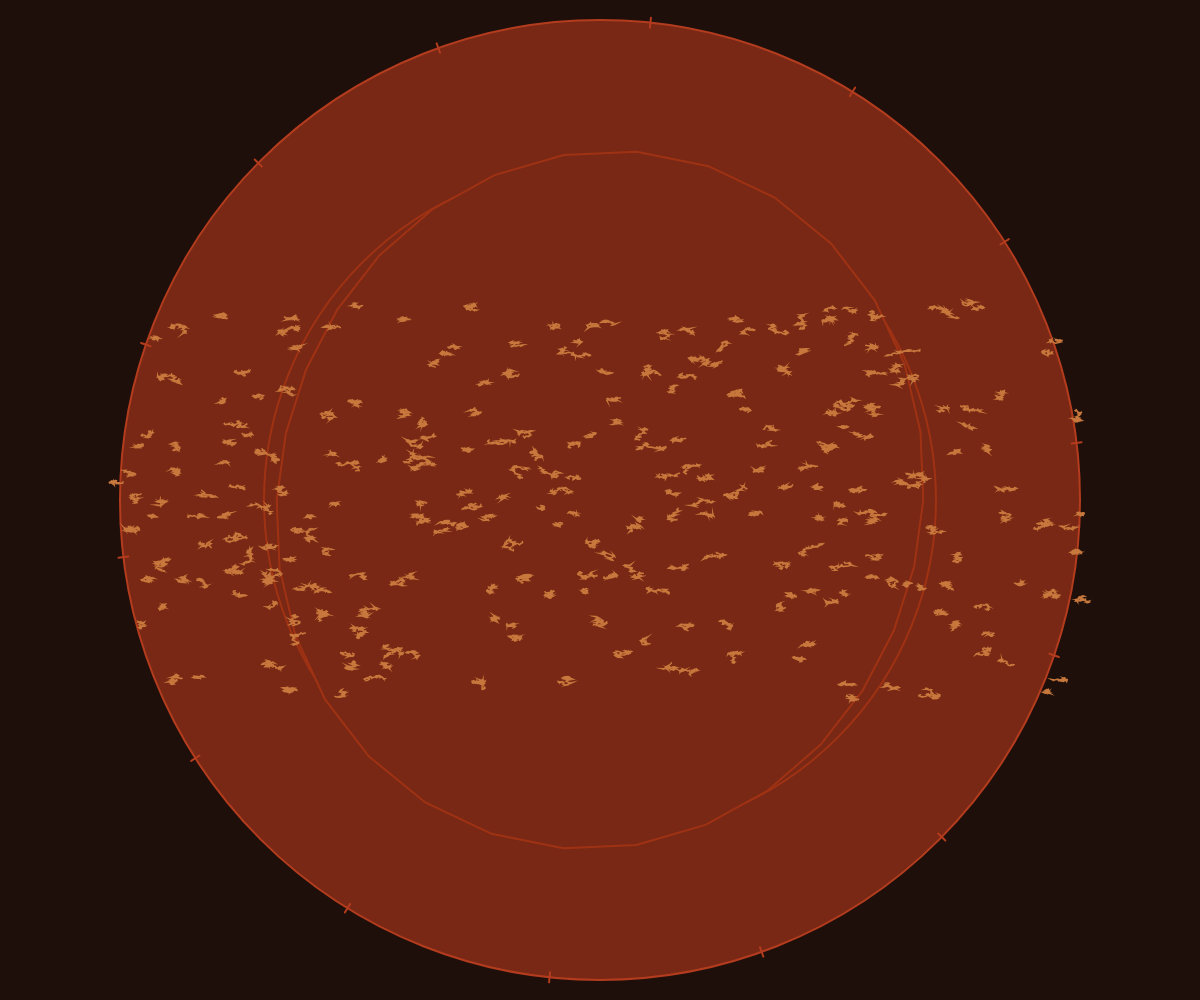
Frame 1 (no input)
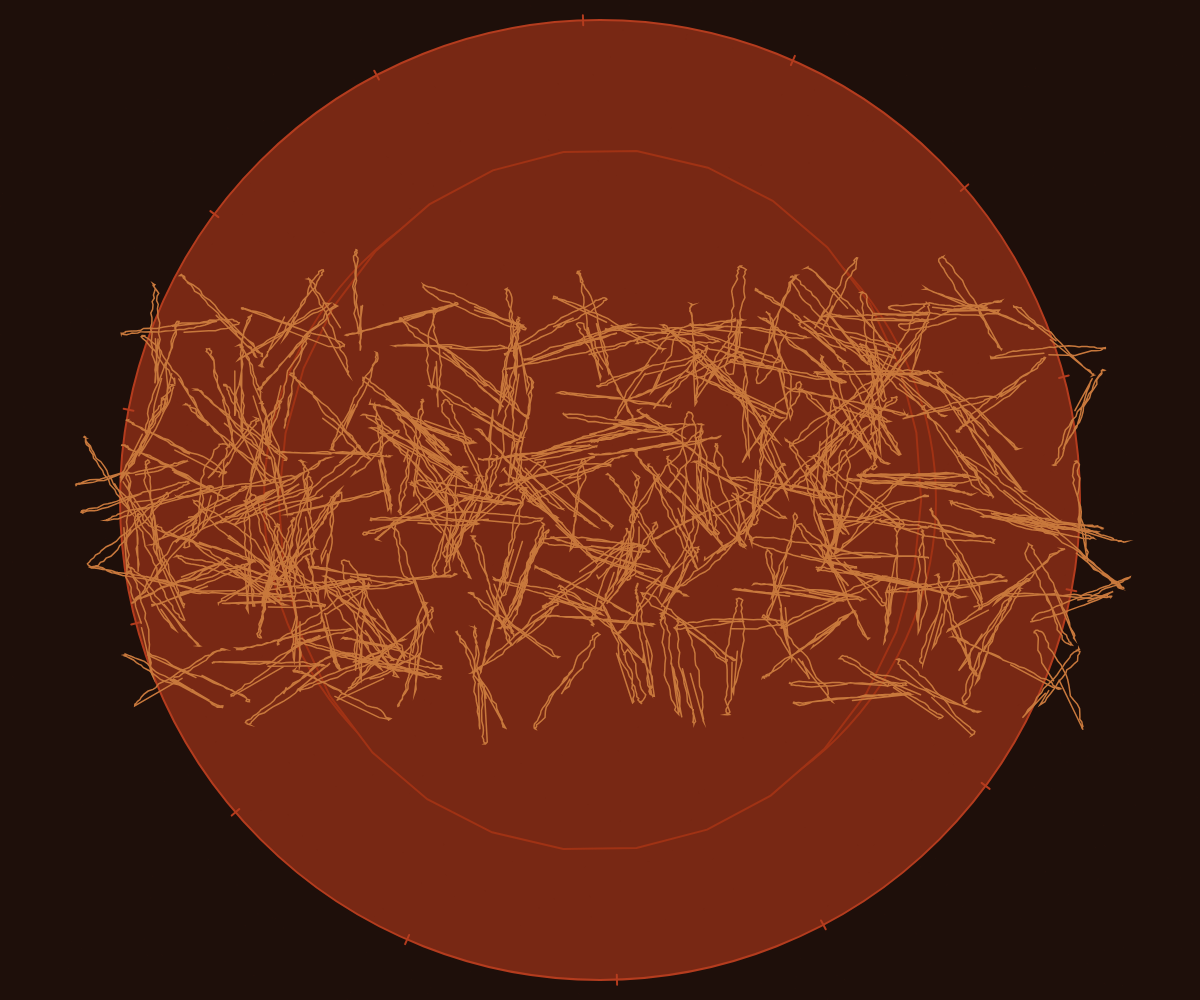
Frame 60 (no input)
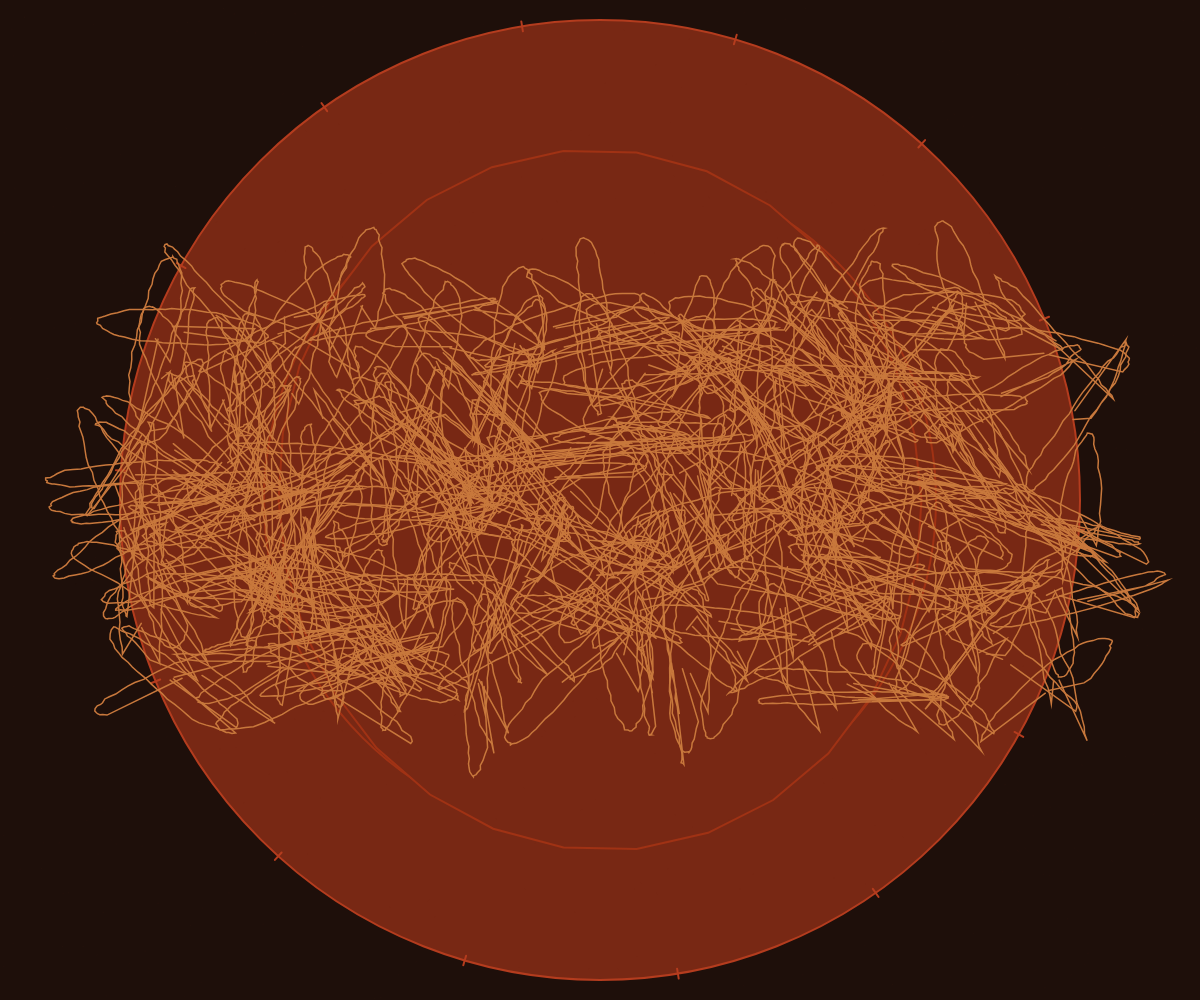
Frame 120 (the mouse pressed at the canvas centre since frame 60)

The p5.js sketch that drew these frames (run headless with seeded random() and noise() and a simulated clock; from frame 60 on, the mouse is pressed at the canvas centre):

// p5.js sketch
// ── sketch.js
let gears = [];
let cams = [];
let pressureLines = [];

function setup() {
  createCanvas(windowWidth, windowHeight);
  
  // Create clockwork mechanism
  for (let i = 0; i < 8; i++) {
    let radius = map(i, 0, 7, width * 0.15, width * 0.4);
    let centerX = width * 0.5;
    let centerY = height * 0.5;
    
    // Create gears
    gears.push({
      centerX: centerX,
      centerY: centerY,
      radius: radius,
      teeth: floor(random(12, 20)),
      rotation: random(TWO_PI),
      speed: random(0.005, 0.02),
      color: color(180, 60, 30)
    });
    
    // Create cams
    cams.push({
      centerX: centerX,
      centerY: centerY,
      radius: radius * 0.7,
      rotation: random(TWO_PI),
      speed: random(0.002, 0.015),
      color: color(160, 50, 20)
    });
  }
  
  // Create pressure lines
  for (let i = 0; i < 300; i++) {
    pressureLines.push({
      points: [],
      length: random(40, 80),
      speed: random(0.002, 0.008),
      angle: random(TWO_PI)
    });
  }
  
  // Initialize pressure lines
  for (let line of pressureLines) {
    let startX = random(width * 0.1, width * 0.9);
    let startY = random(height * 0.3, height * 0.7);
    line.points.push(createVector(startX, startY));
    
    // Add initial segments
    for (let j = 1; j < line.length; j++) {
      let prev = line.points[j-1];
      let newPoint = createVector(
        prev.x + random(-2, 2),
        prev.y + random(-1, 1)
      );
      line.points.push(newPoint);
    }
  }
}

function draw() {
  background(30, 15, 10);
  
  // Draw mechanical components
  strokeWeight(2);
  noFill();
  
  let time = millis() * 0.001;
  
  // Draw gears
  for (let gear of gears) {
    gear.rotation += gear.speed;
    
    stroke(gear.color);
    // Gear outline
    ellipse(gear.centerX, gear.centerY, gear.radius * 2);
    
    // Gear teeth
    let toothAngle = TWO_PI / gear.teeth;
    for (let i = 0; i < gear.teeth; i++) {
      let angle = gear.rotation + i * toothAngle;
      let x1 = gear.centerX + cos(angle) * (gear.radius - 5);
      let y1 = gear.centerY + sin(angle) * (gear.radius - 5);
      let x2 = gear.centerX + cos(angle) * (gear.radius + 5);
      let y2 = gear.centerY + sin(angle) * (gear.radius + 5);
      
      line(x1, y1, x2, y2);
    }
    
    // Gear center
    fill(120, 40, 20);
    noStroke();
    ellipse(gear.centerX, gear.centerY, 10);
  }
  
  // Draw cams
  for (let cam of cams) {
    cam.rotation += cam.speed;
    
    stroke(cam.color);
    // Cam outline
    ellipse(cam.centerX, cam.centerY, cam.radius * 2);
    
    // Cam profile - create a wavy shape
    beginShape();
    let segments = 30;
    for (let i = 0; i <= segments; i++) {
      let angle = map(i, 0, segments, 0, TWO_PI);
      let r = cam.radius + sin(cam.rotation + angle * 2) * 15;
      let x = cam.centerX + cos(angle) * r;
      let y = cam.centerY + sin(angle) * r;
      vertex(x, y);
    }
    endShape(CLOSE);
  }
  
  // Draw pressure lines
  stroke(200, 120, 60);
  strokeWeight(1.5);
  noFill();
  
  for (let line of pressureLines) {
    line.angle += line.speed;
    
    // Update points with mechanical flow effect
    for (let i = 0; i < line.points.length; i++) {
      let p = line.points[i];
      if (i > 0 && i < line.points.length - 1) {
        // Add mechanical pressure movement
        let offset = sin(time + i * 0.1 + line.angle) * 2;
        p.x += cos(line.angle) * offset * 0.5;
        p.y += sin(line.angle) * offset * 0.5;
      }
    }
    
    beginShape();
    for (let p of line.points) {
      vertex(p.x, p.y);
    }
    endShape();
  }
  
  // Add subtle metallic texture
  stroke(100, 40, 20, 30);
  strokeWeight(0.5);
  for (let i = 0; i < 500; i++) {
    let x = random(width);
    let y = random(height);
    line(x, y, x + random(-1, 1), y + random(-1, 1));
  }
}

function windowResized() {
  resizeCanvas(windowWidth, windowHeight);
}
